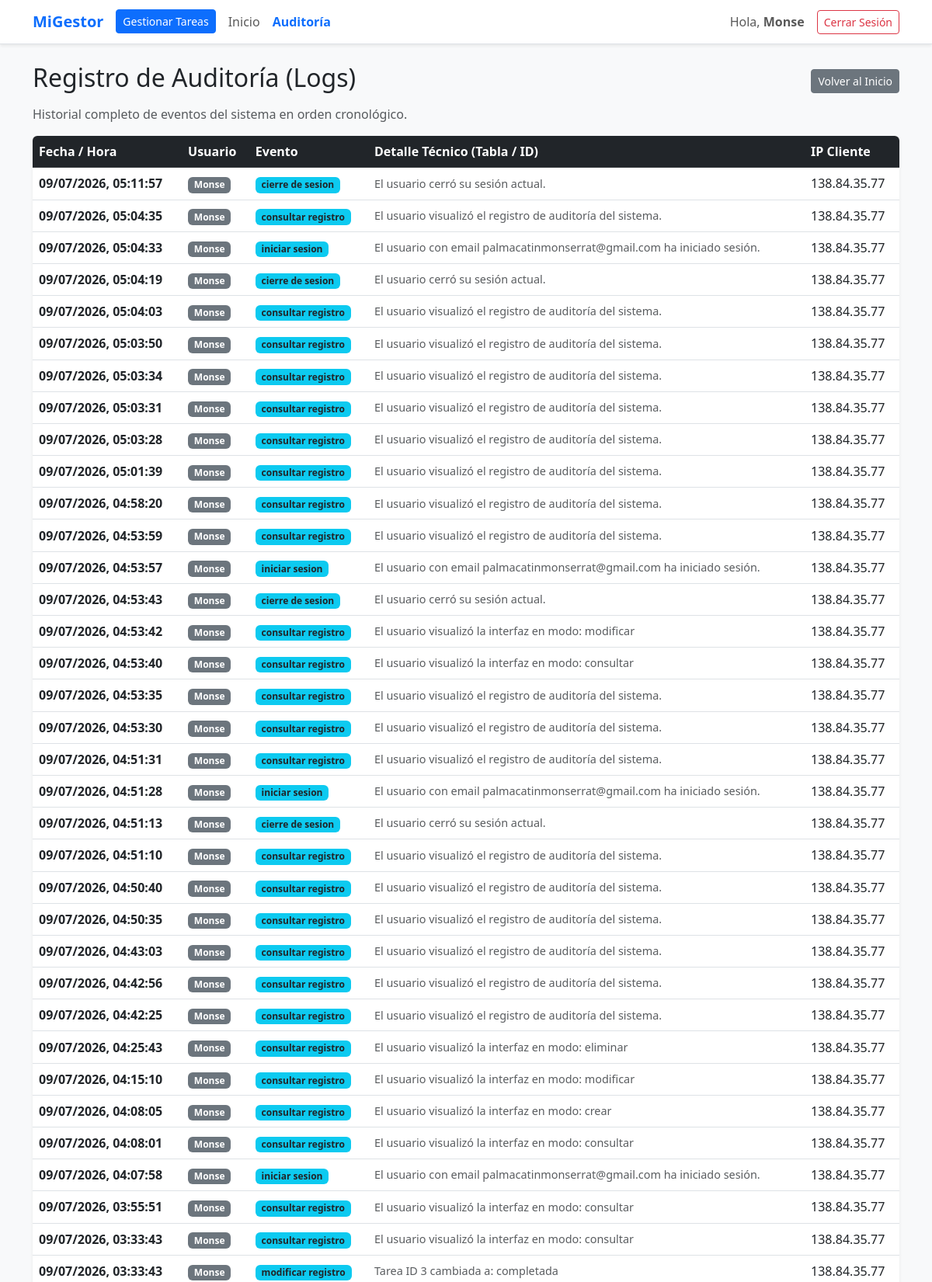
Screenshot of /logs_view.php (signed in, upper part) with the database file from the repository.
### tables this page shows
CREATE TABLE usuarios (
            id INTEGER PRIMARY KEY AUTOINCREMENT,
            username TEXT UNIQUE NOT NULL,
            email TEXT UNIQUE NOT NULL,
            password TEXT NOT NULL,
            verificado INTEGER DEFAULT 0,
            token TEXT
        );

CREATE TABLE logs (
            id INTEGER PRIMARY KEY AUTOINCREMENT,
            fecha_hora DATETIME DEFAULT CURRENT_TIMESTAMP,
            usuario_id INTEGER,
            evento TEXT NOT NULL,
            detalle TEXT,
            ip_host_client TEXT
        );

### logs_view.php (the view, shortened to what this page needs)
<?php
require_once 'db.php';
$query = "SELECT l.*, u.username
          FROM logs l
          LEFT JOIN usuarios u ON l.usuario_id = u.id
          ORDER BY l.id DESC";
$stmt = $db->query($query);
$todos_los_logs = $stmt->fetchAll(PDO::FETCH_ASSOC);
?>
<!DOCTYPE html>
<html lang="es">
<head>
    <link href="https://cdn.jsdelivr.net/npm/bootstrap@5.3.0/dist/css/bootstrap.min.css" rel="stylesheet">
</head>
<body class="bg-light">
    <?php include 'menu.php'; ?>
    <div class="container mt-4">
        <div class="d-flex align-items-center justify-content-between mb-2">
            <h2>Registro de Auditoría (Logs)</h2>
            <a href="index.php" class="btn btn-secondary btn-sm">Volver al Inicio</a>
        </div>
        <p class="text-muted">Historial completo de eventos del sistema en orden cronológico.</p>
        <div class="card shadow-sm border-0 mb-5">
            <div class="table-responsive rounded">
                <table class="table table-hover align-middle mb-0 bg-white">
                    <thead class="table-dark">
                        <tr>
                            <th>Fecha / Hora</th>
                            <th>Usuario</th>
                            <th>Evento</th>
                            <th>Detalle Técnico (Tabla / ID)</th>
                            <th>IP Cliente</th>
                        </tr>
                    </thead>
                    <tbody>
                        <?php if (!empty($todos_los_logs)): ?>
                            <?php foreach ($todos_los_logs as $row):
                                $fecha_original = $row['fecha_hora'];
                                $timestamp = strtotime($fecha_original);
                                $fecha_formateada = ($timestamp !== false) ? date('d/m/Y, H:i:s', $timestamp) : date('d/m/Y, H:i:s');
                            ?>
                            <tr>
                                <td class="fw-semibold">
                                    <?php echo $fecha_formateada; ?>
                                </td>
                                <td>
                                    <span class="badge <?php echo !empty($row['username']) ? 'bg-secondary' : 'bg-dark'; ?>">
                                        <?php echo !empty($row['username']) ? htmlspecialchars($row['username']) : 'Sistema'; ?>
                                    </span>
                                </td>
                                <td>
                                    <span class="badge bg-info text-dark fw-bold">
                                        <?php echo htmlspecialchars($row['evento']); ?>
                                    </span>
                                </td>
                                <td class="text-muted" style="font-size: 0.9rem;">
                                    <?php echo htmlspecialchars($row['detalle']); ?>
                                </td>
                                <td class="text-monospace"><?php echo htmlspecialchars($row['ip_host_client']); ?></td>
                            </tr>
                            <?php endforeach; ?>
                        <?php endif; ?>
                    </tbody>
                </table>
            </div>
        </div>
    </div>
</body>
</html>

### menu.php (shortened to what this page needs)
<?php
$username = "Usuario";
if (isset($_SESSION['user_id'])) {
    $stmt = $db->prepare("SELECT username FROM usuarios WHERE id = ?");
    $stmt->execute([$_SESSION['user_id']]);
    $user = $stmt->fetch(PDO::FETCH_ASSOC);
    if ($user) {
        $username = htmlspecialchars($user['username']);
    }
}
$pagina_actual = basename($_SERVER['PHP_SELF']);
?>
<nav class="navbar navbar-expand-lg navbar-light bg-white border-bottom shadow-sm mb-4">
    <div class="container">
        <a class="navbar-brand fw-bold text-primary" href="index.php">MiGestor</a>
        <div class="collapse navbar-collapse" id="navbarNav">
            <ul class="navbar-nav me-auto">
                <?php if ($pagina_actual === 'index.php' || $pagina_actual === 'logs_view.php'): ?>
                    <li class="nav-item">
                        <a class="btn btn-primary btn-sm my-1 me-2" href="tareas.php?accion=consultar">Gestionar Tareas</a>
                    </li>
                    <li class="nav-item">
                        <a class="nav-link" href="index.php">Inicio</a>
                    </li>
                <?php endif; ?>
                <li class="nav-item">
                    <a class="nav-link <?php echo ($pagina_actual === 'logs_view.php') ? 'text-primary fw-bold' : 'text-muted'; ?>" href="logs_view.php">Auditoría</a>
                </li>
            </ul>
            <div class="navbar-nav align-items-center">
                <span class="navbar-text me-3 mb-2 mb-lg-0">
                    Hola, <strong><?php echo $username; ?></strong>
                </span>
                <a class="btn btn-outline-danger btn-sm" href="logout.php">Cerrar Sesión</a>
            </div>
        </div>
    </div>
</nav>

### rows the page displays
usuarios: username "Monse"
logs: usuario.username "Monse", evento "cierre de sesion", detalle "El usuario cerró su sesión actual.", ip_host_client "138.84.35.77"
logs: usuario.username "Monse", evento "consultar registro", detalle "El usuario visualizó el registro de auditoría del sistema.", ip_host_client "138.84.35.77"
logs: usuario.username "Monse", evento "iniciar sesion", detalle "El usuario con email palmacatinmonserrat@gmail.com ha iniciado sesión.", ip_host_client "138.84.35.77"
logs: usuario.username "Monse", evento "cierre de sesion", detalle "El usuario cerró su sesión actual.", ip_host_client "138.84.35.77"
logs: usuario.username "Monse", evento "consultar registro", detalle "El usuario visualizó el registro de auditoría del sistema.", ip_host_client "138.84.35.77"
logs: usuario.username "Monse", evento "consultar registro", detalle "El usuario visualizó el registro de auditoría del sistema.", ip_host_client "138.84.35.77"
logs: usuario.username "Monse", evento "consultar registro", detalle "El usuario visualizó el registro de auditoría del sistema.", ip_host_client "138.84.35.77"
logs: usuario.username "Monse", evento "consultar registro", detalle "El usuario visualizó el registro de auditoría del sistema.", ip_host_client "138.84.35.77"
logs: usuario.username "Monse", evento "consultar registro", detalle "El usuario visualizó el registro de auditoría del sistema.", ip_host_client "138.84.35.77"
logs: usuario.username "Monse", evento "consultar registro", detalle "El usuario visualizó el registro de auditoría del sistema.", ip_host_client "138.84.35.77"
logs: usuario.username "Monse", evento "consultar registro", detalle "El usuario visualizó el registro de auditoría del sistema.", ip_host_client "138.84.35.77"
logs: usuario.username "Monse", evento "consultar registro", detalle "El usuario visualizó el registro de auditoría del sistema.", ip_host_client "138.84.35.77"
logs: usuario.username "Monse", evento "iniciar sesion", detalle "El usuario con email palmacatinmonserrat@gmail.com ha iniciado sesión.", ip_host_client "138.84.35.77"
logs: usuario.username "Monse", evento "cierre de sesion", detalle "El usuario cerró su sesión actual.", ip_host_client "138.84.35.77"
logs: usuario.username "Monse", evento "consultar registro", detalle "El usuario visualizó la interfaz en modo: modificar", ip_host_client "138.84.35.77"
logs: usuario.username "Monse", evento "consultar registro", detalle "El usuario visualizó la interfaz en modo: consultar", ip_host_client "138.84.35.77"
logs: usuario.username "Monse", evento "consultar registro", detalle "El usuario visualizó el registro de auditoría del sistema.", ip_host_client "138.84.35.77"
logs: usuario.username "Monse", evento "consultar registro", detalle "El usuario visualizó el registro de auditoría del sistema.", ip_host_client "138.84.35.77"
logs: usuario.username "Monse", evento "consultar registro", detalle "El usuario visualizó el registro de auditoría del sistema.", ip_host_client "138.84.35.77"
logs: usuario.username "Monse", evento "iniciar sesion", detalle "El usuario con email palmacatinmonserrat@gmail.com ha iniciado sesión.", ip_host_client "138.84.35.77"
logs: usuario.username "Monse", evento "cierre de sesion", detalle "El usuario cerró su sesión actual.", ip_host_client "138.84.35.77"
logs: usuario.username "Monse", evento "consultar registro", detalle "El usuario visualizó el registro de auditoría del sistema.", ip_host_client "138.84.35.77"
logs: usuario.username "Monse", evento "consultar registro", detalle "El usuario visualizó el registro de auditoría del sistema.", ip_host_client "138.84.35.77"
logs: usuario.username "Monse", evento "consultar registro", detalle "El usuario visualizó el registro de auditoría del sistema.", ip_host_client "138.84.35.77"
logs: usuario.username "Monse", evento "consultar registro", detalle "El usuario visualizó el registro de auditoría del sistema.", ip_host_client "138.84.35.77"
logs: usuario.username "Monse", evento "consultar registro", detalle "El usuario visualizó el registro de auditoría del sistema.", ip_host_client "138.84.35.77"
logs: usuario.username "Monse", evento "consultar registro", detalle "El usuario visualizó el registro de auditoría del sistema.", ip_host_client "138.84.35.77"
logs: usuario.username "Monse", evento "consultar registro", detalle "El usuario visualizó la interfaz en modo: eliminar", ip_host_client "138.84.35.77"
logs: usuario.username "Monse", evento "consultar registro", detalle "El usuario visualizó la interfaz en modo: modificar", ip_host_client "138.84.35.77"
logs: usuario.username "Monse", evento "consultar registro", detalle "El usuario visualizó la interfaz en modo: crear", ip_host_client "138.84.35.77"
logs: usuario.username "Monse", evento "consultar registro", detalle "El usuario visualizó la interfaz en modo: consultar", ip_host_client "138.84.35.77"
logs: usuario.username "Monse", evento "iniciar sesion", detalle "El usuario con email palmacatinmonserrat@gmail.com ha iniciado sesión.", ip_host_client "138.84.35.77"
logs: usuario.username "Monse", evento "consultar registro", detalle "El usuario visualizó la interfaz en modo: consultar", ip_host_client "138.84.35.77"
logs: usuario.username "Monse", evento "consultar registro", detalle "El usuario visualizó la interfaz en modo: consultar", ip_host_client "138.84.35.77"
logs: usuario.username "Monse", evento "modificar registro", detalle "Tarea ID 3 cambiada a: completada", ip_host_client "138.84.35.77"
